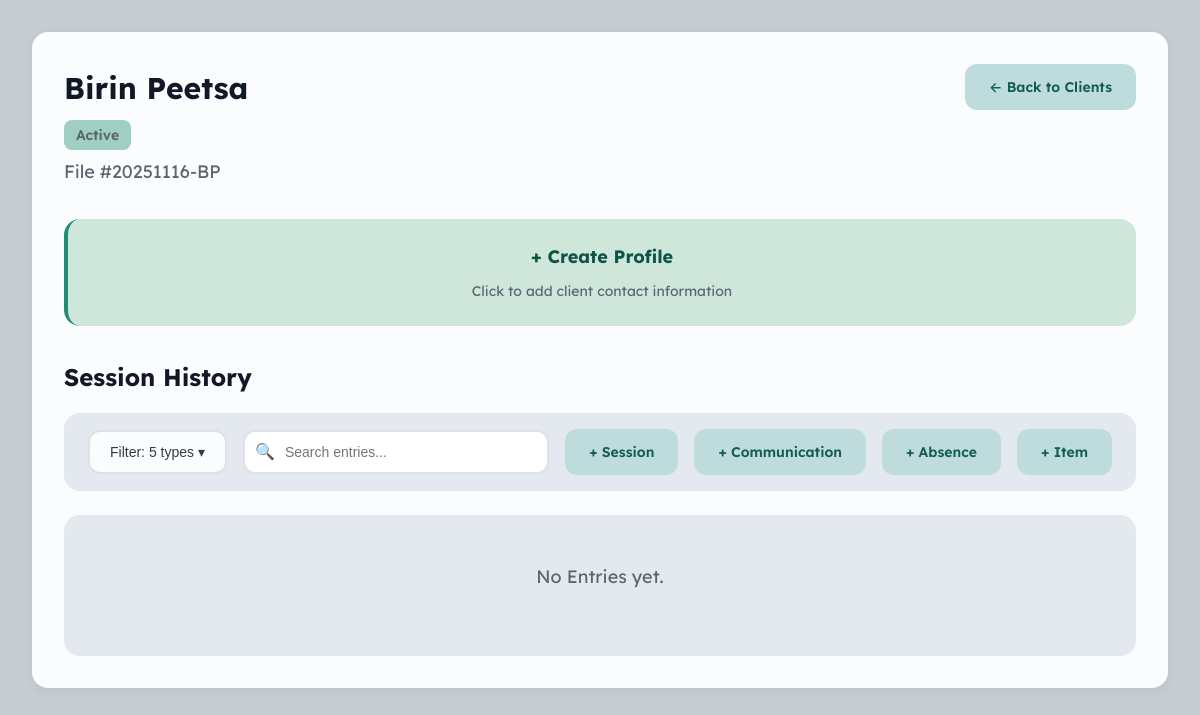
Page /client/5 on the earlier database version.
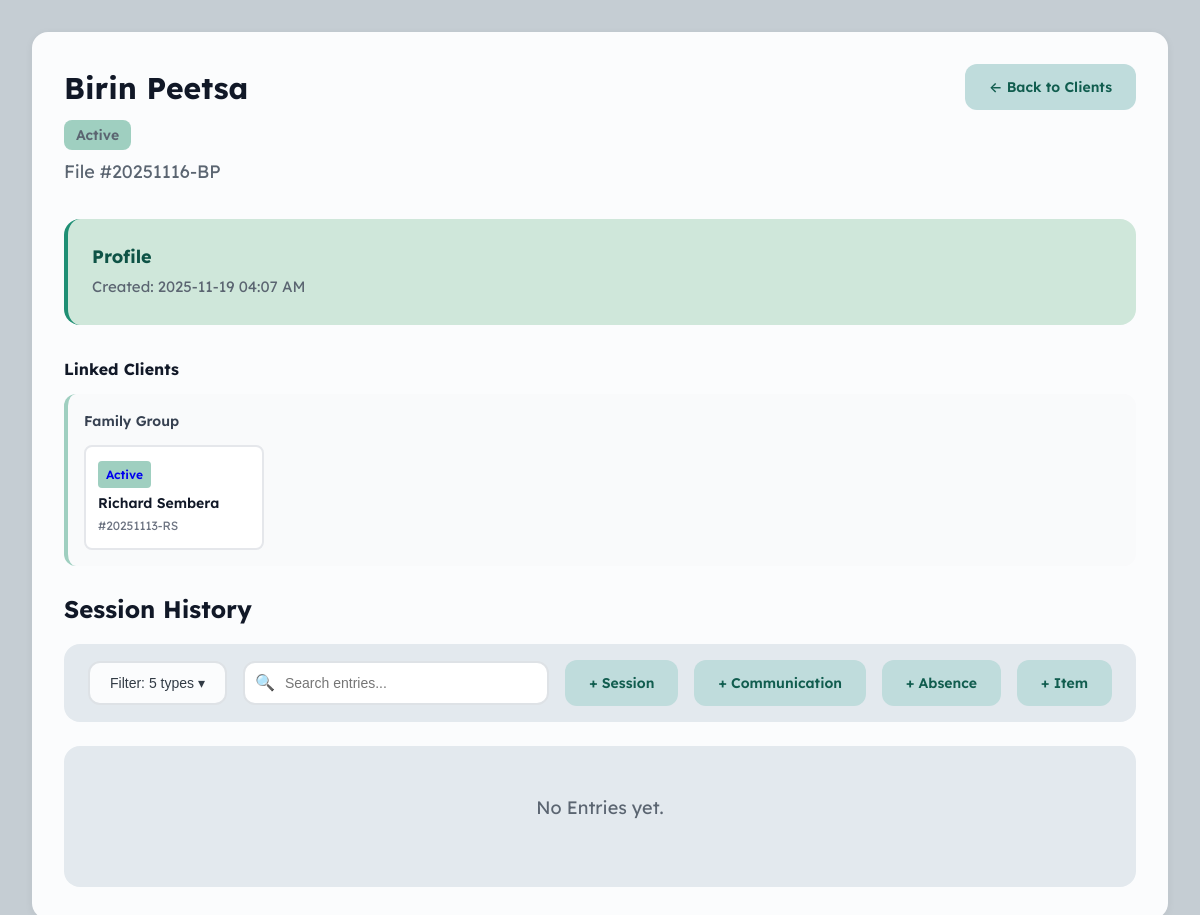
Same page on the later database version.
### tables this page shows
CREATE TABLE entries (
                id INTEGER PRIMARY KEY AUTOINCREMENT,
                client_id INTEGER NOT NULL,
                class TEXT NOT NULL,
                created_at INTEGER NOT NULL,
                modified_at INTEGER NOT NULL,
                
                -- Common fields
                description TEXT,
                content TEXT,
                
                -- Profile-specific fields
                email TEXT,
                phone TEXT,
                home_phone TEXT,
                work_phone TEXT,
                text_number TEXT,
                address TEXT,
                date_of_birth TEXT,
                preferred_contact TEXT,
                ok_to_leave_message TEXT,
                emergency_contact_name TEXT,
                emergency_contact_phone TEXT,
                emergency_contact_relationship TEXT,
                referral_source TEXT,
                additional_info TEXT,
                
                -- Session-specific fields
                modality TEXT,
                format TEXT,
                session_number INTEGER,
                service TEXT,
                session_date INTEGER,
                session_time TEXT,
                duration INTEGER,
                fee REAL,
                is_consultation INTEGER DEFAULT 0,
                mood TEXT,
                affect TEXT,
                risk_assessment TEXT,
                
                -- Communication-specific fields
                comm_recipient TEXT,
                comm_type TEXT,
                comm_date INTEGER,
                comm_time TEXT,
                
                -- Absence-specific fields
                absence_date INTEGER,
                absence_time TEXT,
                
                -- Item-specific fields
                item_date INTEGER,
                item_time TEXT,
                base_price REAL,
                tax_rate REAL,
                
                -- Statement-specific fields
                statement_total REAL,
                payment_status TEXT,
                payment_notes TEXT,
                date_sent INTEGER,
                date_paid INTEGER,
                is_void INTEGER DEFAULT 0,
                
                -- Edit tracking
                edit_history TEXT,
                locked INTEGER DEFAULT 0,
                locked_at INTEGER, fee_override_base REAL, fee_override_tax_rate REAL, fee_override_total REAL, is_minor INTEGER DEFAULT 0, guardian1_name TEXT, guardian1_email TEXT, guardian1_phone TEXT, guardian1_address TEXT, guardian1_pays_percent INTEGER DEFAULT 100, has_guardian2 INTEGER DEFAULT 0, guardian2_name TEXT, guardian2_email TEXT, guardian2_phone TEXT, guardian2_address TEXT, guardian2_pays_percent INTEGER DEFAULT 0, base_fee REAL, is_pro_bono INTEGER DEFAULT 0, default_session_duration INTEGER,
                
                FOREIGN KEY (client_id) REFERENCES clients(id)
            );

CREATE TABLE "link_groups" (
                    id INTEGER PRIMARY KEY AUTOINCREMENT,
                    format TEXT,
                    created_at INTEGER NOT NULL
                , session_duration INTEGER);

CREATE TABLE clients (
                id INTEGER PRIMARY KEY AUTOINCREMENT,
                file_number TEXT UNIQUE NOT NULL,
                first_name TEXT NOT NULL,
                middle_name TEXT,
                last_name TEXT NOT NULL,
                type_id INTEGER NOT NULL,
                session_offset INTEGER DEFAULT 0,
                created_at INTEGER NOT NULL,
                modified_at INTEGER NOT NULL,
                is_deleted INTEGER DEFAULT 0,
                FOREIGN KEY (type_id) REFERENCES client_types(id)
            );

CREATE TABLE "client_types" (
    id INTEGER PRIMARY KEY AUTOINCREMENT,
    name TEXT UNIQUE NOT NULL,
    color TEXT NOT NULL,
    color_name TEXT,
    bubble_color TEXT,
    retention_period INTEGER,
    is_system INTEGER DEFAULT 0,
    is_system_locked INTEGER DEFAULT 0,
    created_at INTEGER NOT NULL,
    modified_at INTEGER NOT NULL
);

### web/app.py (the view, shortened to what this page needs)
@app.route('/client/<int:client_id>')
def client_file(client_id):
    client = db.get_client(client_id)
    if not client:
        return "Client not found", 404
    client['type'] = db.get_client_type(client['type_id'])
    all_types = db.get_all_client_types()
    class_filter = request.args.getlist('class')
    if not class_filter:
        class_filter = ['session', 'consultation', 'communication', 'absence', 'item']
    profile_entry = db.get_profile_entry(client_id)
    linked_groups = []
    conn = db.connect()
    conn.row_factory = sqlite3.Row
    cursor = conn.cursor()
    cursor.execute("""
        SELECT DISTINCT lg.id, lg.format
        FROM link_groups lg
        JOIN client_links cl ON cl.group_id = lg.id
        WHERE cl.client_id_1 = ?
    """, (client_id,))
    group_rows = cursor.fetchall()
    for group_row in group_rows:
        group_id = group_row['id']
        format_type = group_row['format']
        cursor.execute("""
            SELECT DISTINCT c.id, c.file_number, c.first_name, c.middle_name, c.last_name, c.type_id
            FROM clients c
            JOIN client_links cl ON cl.client_id_1 = c.id
            WHERE cl.group_id = ? AND c.id != ?
            ORDER BY c.last_name, c.first_name
        """, (group_id, client_id))
        member_rows = cursor.fetchall()
        members = []
        for member_row in member_rows:
            member = dict(member_row)
            member['type'] = db.get_client_type(member['type_id'])
            members.append(member)
        if members:  # Only add group if it has other members
            linked_groups.append({
                'id': group_id,
                'format': format_type,
                'format_display': format_type.capitalize() if format_type else 'Unknown',
                'members': members
            })
    conn.close()
    all_entries = db.get_client_entries(client_id)
    from datetime import datetime
    now = datetime.now()
    session_entries = [e for e in all_entries if e['class'] == 'session']
    session_count = sum(1 for e in session_entries if not e.get('is_consultation'))
    consultation_count = sum(1 for e in session_entries if e.get('is_consultation'))
    year_start = int(datetime(now.year, 1, 1).timestamp())
    absence_entries = [e for e in all_entries if e['class'] == 'absence' and (e.get('absence_date') or 0) >= year_start]
    absence_count = len(absence_entries)
    filtered_entries = []
    for entry in all_entries:
        if entry['class'] == 'session':
            if entry.get('is_consultation'):
                if 'consultation' in class_filter:
                    filtered_entries.append(entry)
            else:
                if 'session' in class_filter:
                    filtered_entries.append(entry)
        elif entry['class'] in class_filter:
            filtered_entries.append(entry)
    from collections import defaultdict
    current_year = now.year
    current_month = now.month
    year_dict = defaultdict(lambda: defaultdict(list))
    entries_by_year = []
    return render_template('client_file.html',
                         client=client,
                         all_types=all_types,
                         profile_entry=profile_entry,
                         entries_by_year=entries_by_year,
                         session_count=session_count,
                         consultation_count=consultation_count,
                         absence_count=absence_count,
                         class_filter=class_filter,
                         linked_groups=linked_groups)  # NEW: Pass linked groups to template

### core/database.py (called while the page is built)
    def connect(self):
        conn = sqlite3.connect(str(self.db_path), timeout=10.0)
        conn.execute('PRAGMA journal_mode=WAL')
        return conn

    def get_client_type(self, type_id: int) -> Optional[Dict[str, Any]]:
        conn = self.connect()
        conn.row_factory = sqlite3.Row
        cursor = conn.cursor()
        cursor.execute("SELECT * FROM client_types WHERE id = ?", (type_id,))
        row = cursor.fetchone()
        conn.close()
        return dict(row) if row else None

    def get_all_client_types(self) -> List[Dict[str, Any]]:
        conn = self.connect()
        conn.row_factory = sqlite3.Row
        cursor = conn.cursor()
        cursor.execute("SELECT * FROM client_types ORDER BY name")
        rows = cursor.fetchall()
        conn.close()
        return [dict(row) for row in rows]

    def get_client(self, client_id: int) -> Optional[Dict[str, Any]]:
        conn = self.connect()
        conn.row_factory = sqlite3.Row
        cursor = conn.cursor()
        cursor.execute("SELECT * FROM clients WHERE id = ?", (client_id,))
        row = cursor.fetchone()
        conn.close()
        return dict(row) if row else None

### web/templates/client_file.html (shortened to what the changed rows need)
{% extends "base.html" %}
{% block extra_css %}
<link rel="stylesheet" href="{{ url_for('static', filename='css/client_file.css') }}">
{% endblock %}
{% block content %}
<div class="card">
    <div style="display: flex; justify-content: space-between; align-items: start; margin-bottom: 2rem;">
        <div>
            <h2 style="color: #111827; margin-bottom: 0.5rem;">{{ client.first_name }} {% if client.middle_name %}{{ client.middle_name }}{% endif %} {{ client.last_name }}</h2>
        </div>
    </div>
    {% if profile_entry %}
    <div class="profile-entry" onclick="window.location.href='{{ url_for('edit_profile', client_id=client.id) }}'">
        <div style="display: flex; align-items: center; gap: 0.5rem;">
            <strong style="font-size: 1.125rem; color: #0E5346;">Profile</strong>
        </div>
        <small style="color: #5B6571;">Created: {{ profile_entry.created_at|timestamp_to_date }}</small>
    </div>
    {% else %}
    <div class="profile-entry" onclick="window.location.href='{{ url_for('edit_profile', client_id=client.id) }}'" style="text-align: center;">
        <strong style="font-size: 1.125rem; color: #0E5346;">+ Create Profile</strong>
        <p style="font-size: 0.875rem; color: #5B6571; margin-top: 0.5rem;">Click to add client contact information</p>
    </div>
    {% endif %}
    {% if linked_groups %}
    <div style="margin: 1.5rem 0;">
        <h4 style="color: #111827; font-size: 1rem; margin-bottom: 0.75rem;">Linked Clients</h4>
        {% for group in linked_groups %}
        <div style="background: #F9FAFB; border-radius: 0.75rem; padding: 1rem; margin-bottom: 1rem; border-left: 4px solid #9FCFC0;">
            <div style="font-weight: 600; color: #374151; margin-bottom: 0.75rem; font-size: 0.875rem;">
                {{ group.format_display }} Group
            </div>
            <div style="display: flex; flex-wrap: wrap; gap: 0.75rem;">
                {% for member in group.members %}
                <a href="{{ url_for('client_file', client_id=member.id) }}"
                   class="linked-client-card"
                   onclick="event.stopPropagation();">
                    <span class="type-badge"
                          style="background-color: {{ member.type.color }}; font-size: 0.75rem; padding: 0.25rem 0.5rem;">
                        {{ member.type.name }}
                    </span>
                    <div style="margin-top: 0.25rem;">
                        <div style="font-weight: 600; font-size: 0.875rem; color: #111827;">
                            {{ member.first_name }}
                            {{ member.last_name }}
                        </div>
                        <div style="font-size: 0.75rem; color: #6B7280; margin-top: 0.125rem;">
                            #{{ member.file_number }}
                        </div>
                    </div>
                </a>
                {% endfor %}
            </div>
        </div>
        {% endfor %}
    </div>
    {% endif %}
</div>
{% endblock %}

Differences in the rows shown:
added entries: created_at "2025-11-19 04:07 AM"
added link_groups: format_display "Family"
now on this page (row unchanged): clients: type.name "Active", first_name "Richard", last_name "Sembera", file_number "20251113-RS"
Other differences:
text no longer shown: "+ Create Profile Click to add client contact information"
text now shown: "Profile Created: Linked Clients"
